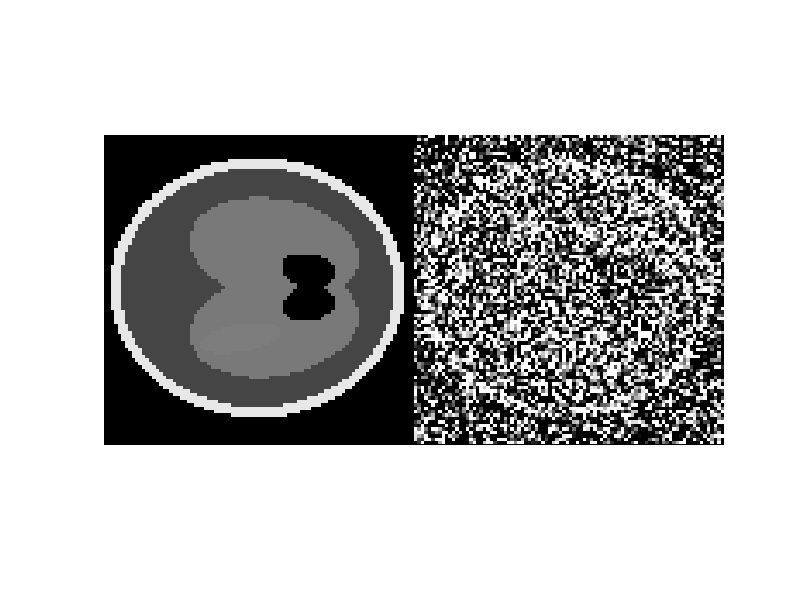

Source code (MATLAB):

function test
ffcdata=load('GroundTruth');
fname=ffcdata.data(:,:,1,1);
%for i=1:3
%t=rand(1,1);
rng(2);
%L=fname+randn(size(fname))*0.1;
K= imnoise(fname,'Gaussian',0,1);
%LL=psnr(L,fname);
KK=psnr(K,fname);
%a=vifvec(fname,K);z
sprintf('psnr: %.4f',KK)
imshow([fname,K]);
%end
end